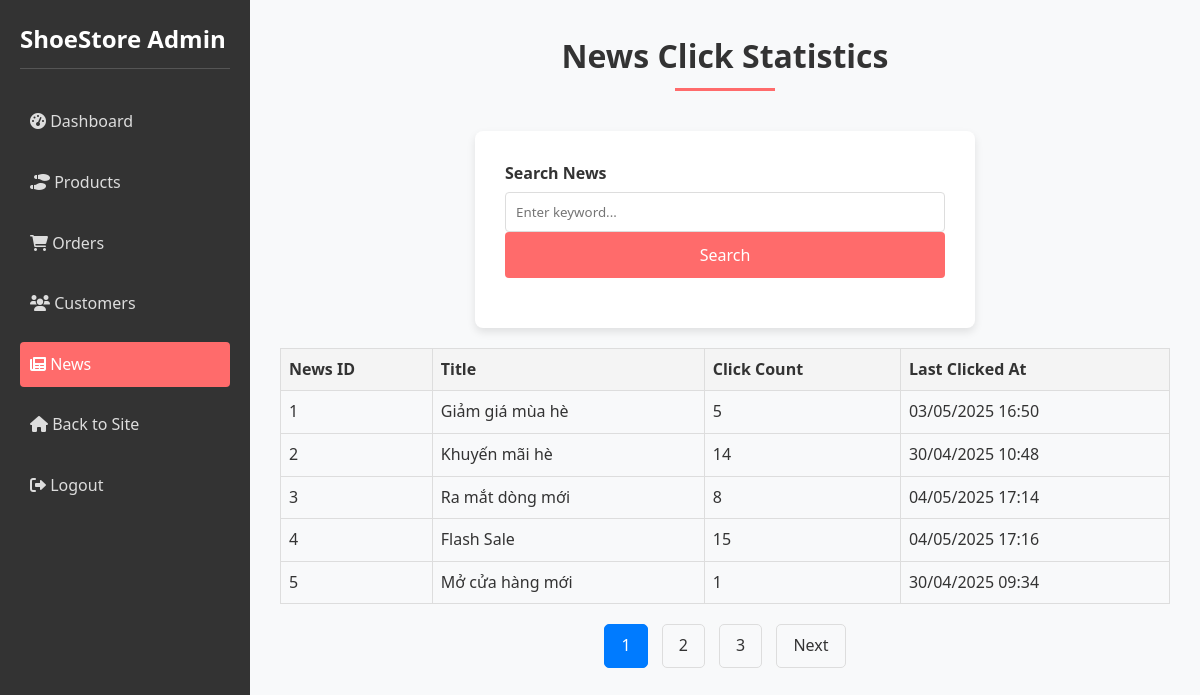
The page /index.php?controller=adminNews&action=stats (signed in) on the database as committed earlier.
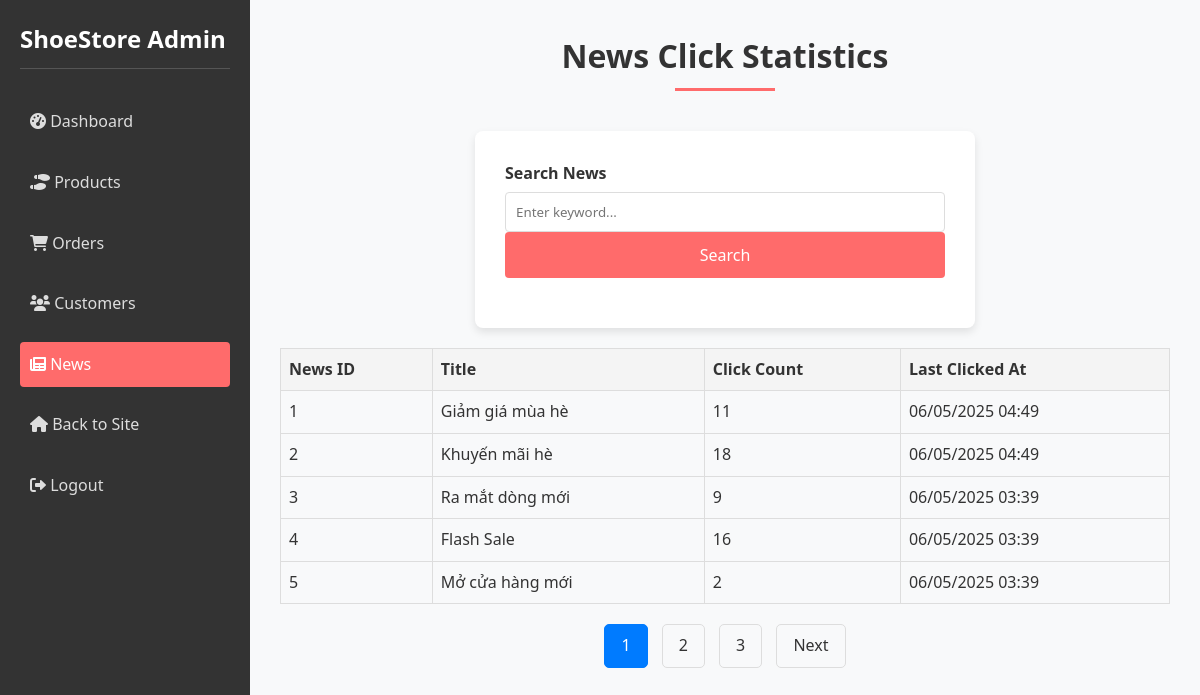
The same page on the database as committed later.
### tables this page shows
CREATE TABLE `news_clicks` (
  `click_id` int(11) NOT NULL,
  `news_id` int(11) NOT NULL,
  `click_count` int(11) DEFAULT 0,
  `last_clicked_at` timestamp NOT NULL DEFAULT current_timestamp() ON UPDATE current_timestamp()
);

CREATE TABLE `news` (
  `NewsID` int(11) NOT NULL,
  `Title` varchar(200) DEFAULT NULL,
  `Description` text DEFAULT NULL,
  `Content` text DEFAULT NULL,
  `AdminID` int(11) DEFAULT NULL,
  `thumbnail` varchar(255) DEFAULT NULL,
  `DateCreated` datetime DEFAULT current_timestamp(),
  `news_type` varchar(50) DEFAULT 'normal',
  `promotion_id` int(11) DEFAULT NULL
);

### controllers/AdminNewsController.php (called while the page is built, shortened)
<?php
require_once 'models/NewsModel.php';
class AdminNewsController {
    private $newsModel;
    public function __construct() {
        $this->newsModel = new NewsModel();
    }
    public function stats() {
        $search = isset($_GET['search']) ? trim($_GET['search']) : '';
        $limit = 5;
        $page = isset($_GET['page']) ? (int)$_GET['page'] : 1;
        $offset = ($page - 1) * $limit;
        $clickStats = $this->newsModel->getClickStats($search, $limit, $offset);
        $totalStats = $this->newsModel->getClickStatsCount($search);
        $totalPages = ceil($totalStats / $limit);
        require_once 'views/admin/components/header.php';
        require_once 'views/admin/pages/news-stats.php';
        require_once 'views/admin/components/admin_footer.php';
    }
}

### index.php (called while the page is built, shortened)
<?php
spl_autoload_register(function ($class_name) {
    $controllerPath = 'controllers/' . $class_name . '.php';
    $modelPath = 'models/' . $class_name . '.php';
});
$action = isset($_GET['action']) ? preg_replace('/[^a-zA-Z0-9]/', '', $_GET['action']) : 'index';
$controllerInstance = new $controllerClass();
$controllerInstance->$action();

### models/Database.php (called while the page is built)
<?php
class Database {
    private $host = 'localhost';
    private $db_name = 'shoe';
    private $username = 'root';
    private $password = '';
    private $pdo;
    public function __construct() {
        try {
            $this->pdo = new PDO(
                "mysql:host=$this->host;dbname=$this->db_name;charset=utf8mb4",
                $this->username,
                $this->password
            );
            $this->pdo->setAttribute(PDO::ATTR_ERRMODE, PDO::ERRMODE_EXCEPTION);
        } catch (PDOException $e) {
            die("Connection failed: " . $e->getMessage());
        }
    }
    public function getConnection() {
        return $this->pdo;
    }
}

### models/NewsModel.php (called while the page is built, shortened)
<?php
class NewsModel {
    private $db;
    public function __construct() {
        $database = new Database();
        $this->db = $database->getConnection();
    }
    public function getClickStats($search = '', $limit = 10, $offset = 0) {
        $query = "SELECT n.NewsID, n.Title, nc.click_count, nc.last_clicked_at
                  FROM news n
                  LEFT JOIN news_clicks nc ON n.NewsID = nc.news_id";
        $query .= " LIMIT :limit OFFSET :offset";
        $stmt = $this->db->prepare($query);
        $stmt->bindValue(':limit', (int)$limit, PDO::PARAM_INT);
        $stmt->bindValue(':offset', (int)$offset, PDO::PARAM_INT);
        $stmt->execute();
        return $stmt->fetchAll(PDO::FETCH_ASSOC);
    }
    public function getClickStatsCount($search = '') {
        $query = "SELECT COUNT(*) FROM news n";
        $stmt = $this->db->prepare($query);
        $stmt->execute();
        return $stmt->fetchColumn();
    }
}

### views/admin/pages/news-stats.php (the view, shortened to what this page needs)
<div class="section-title">
    <h2>News Click Statistics</h2>
</div>
<form method="get" action="" class="form-container">
    <div class="form-group">
        <label for="search">Search News</label>
        <input type="text" id="search" name="search" value="<?php echo htmlspecialchars($search); ?>" placeholder="Enter keyword...">
        <button type="submit" class="form-btn">Search</button>
    </div>
</form>
<div class="news-stats">
    <table>
        <thead>
            <tr>
                <th>News ID</th>
                <th>Title</th>
                <th>Click Count</th>
                <th>Last Clicked At</th>
            </tr>
        </thead>
        <tbody>
            <?php foreach ($clickStats as $stat): ?>
                <tr>
                    <td><?php echo $stat['NewsID']; ?></td>
                    <td><?php echo htmlspecialchars($stat['Title']); ?></td>
                    <td><?php echo $stat['click_count'] ?? 0; ?></td>
                    <td><?php echo $stat['last_clicked_at'] ? date('d/m/Y H:i', strtotime($stat['last_clicked_at'])) : '-'; ?></td>
                </tr>
            <?php endforeach; ?>
        </tbody>
    </table>
</div>
<div class="pagination">
    <?php if ($totalPages > 1): ?>
        <?php for ($i = 1; $i <= $totalPages; $i++): ?>
            <a href="/shoesWebsite/index.php?controller=adminNews&action=stats&search=<?php echo urlencode($search); ?>&page=<?php echo $i; ?>" <?php echo $i === $page ? 'class="active"' : ''; ?>><?php echo $i; ?></a>
        <?php endfor; ?>
        <?php if ($page < $totalPages): ?>
            <a href="/shoesWebsite/index.php?controller=adminNews&action=stats&search=<?php echo urlencode($search); ?>&page=<?php echo $page + 1; ?>">Next</a>
        <?php endif; ?>
    <?php endif; ?>
</div>
<?php require_once 'views/admin/components/admin_footer.php'; ?>

Rows that differ between the two databases and show on the page:
changed news_clicks "Giảm giá mùa hè": click_count "5" → "11"; last_clicked_at "03/05/2025 16:50" → "06/05/2025 04:49"
changed news_clicks "Khuyến mãi hè": click_count "14" → "18"; last_clicked_at "30/04/2025 10:48" → "06/05/2025 04:49"
changed news_clicks "Ra mắt dòng mới": click_count "8" → "9"; last_clicked_at "04/05/2025 17:14" → "06/05/2025 03:39"
changed news_clicks "Flash Sale": click_count "15" → "16"; last_clicked_at "04/05/2025 17:16" → "06/05/2025 03:39"
changed news_clicks "Mở cửa hàng mới": click_count "1" → "2"; last_clicked_at "30/04/2025 09:34" → "06/05/2025 03:39"
